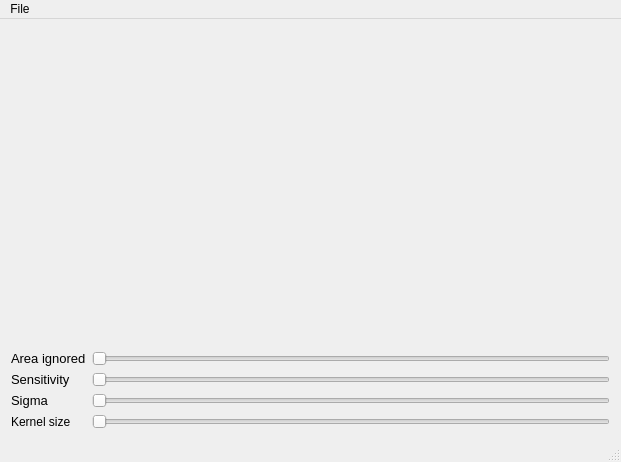
<?xml version="1.0" encoding="UTF-8"?>
<ui version="4.0">
 <class>MainWindow</class>
 <widget class="QMainWindow" name="MainWindow">
  <property name="geometry">
   <rect>
    <x>0</x>
    <y>0</y>
    <width>621</width>
    <height>462</height>
   </rect>
  </property>
  <property name="sizePolicy">
   <sizepolicy hsizetype="Preferred" vsizetype="Preferred">
    <horstretch>0</horstretch>
    <verstretch>0</verstretch>
   </sizepolicy>
  </property>
  <property name="windowTitle">
   <string>MainWindow</string>
  </property>
  <widget class="QWidget" name="centralWidget">
   <property name="sizePolicy">
    <sizepolicy hsizetype="Expanding" vsizetype="Expanding">
     <horstretch>0</horstretch>
     <verstretch>0</verstretch>
    </sizepolicy>
   </property>
   <property name="maximumSize">
    <size>
     <width>2000</width>
     <height>2000</height>
    </size>
   </property>
   <layout class="QGridLayout" name="gridLayout_2">
    <item row="0" column="0">
     <layout class="QVBoxLayout" name="verticalLayout" stretch="0,0">
      <property name="sizeConstraint">
       <enum>QLayout::SetMaximumSize</enum>
      </property>
      <item>
       <widget class="QLabel" name="image_label">
        <property name="sizePolicy">
         <sizepolicy hsizetype="Expanding" vsizetype="Expanding">
          <horstretch>0</horstretch>
          <verstretch>0</verstretch>
         </sizepolicy>
        </property>
        <property name="minimumSize">
         <size>
          <width>0</width>
          <height>200</height>
         </size>
        </property>
        <property name="text">
         <string/>
        </property>
        <property name="scaledContents">
         <bool>false</bool>
        </property>
       </widget>
      </item>
      <item>
       <layout class="QFormLayout" name="formLayout">
        <item row="2" column="0">
         <widget class="QLabel" name="area_ignored_label">
          <property name="font">
           <font>
            <pointsize>10</pointsize>
           </font>
          </property>
          <property name="text">
           <string>Area ignored</string>
          </property>
         </widget>
        </item>
        <item row="2" column="1">
         <widget class="QSlider" name="area_ignored">
          <property name="maximum">
           <number>500</number>
          </property>
          <property name="orientation">
           <enum>Qt::Horizontal</enum>
          </property>
         </widget>
        </item>
        <item row="3" column="0">
         <widget class="QLabel" name="sensitivity_label">
          <property name="font">
           <font>
            <pointsize>10</pointsize>
           </font>
          </property>
          <property name="text">
           <string>Sensitivity</string>
          </property>
         </widget>
        </item>
        <item row="3" column="1">
         <widget class="QSlider" name="sensitivity">
          <property name="maximum">
           <number>200</number>
          </property>
          <property name="orientation">
           <enum>Qt::Horizontal</enum>
          </property>
         </widget>
        </item>
        <item row="5" column="0">
         <widget class="QLabel" name="sigma_label">
          <property name="font">
           <font>
            <pointsize>10</pointsize>
           </font>
          </property>
          <property name="text">
           <string>Sigma</string>
          </property>
         </widget>
        </item>
        <item row="5" column="1">
         <widget class="QSlider" name="sigma">
          <property name="minimum">
           <number>1</number>
          </property>
          <property name="maximum">
           <number>200</number>
          </property>
          <property name="orientation">
           <enum>Qt::Horizontal</enum>
          </property>
         </widget>
        </item>
        <item row="6" column="0">
         <widget class="QLabel" name="kernel_size_label">
          <property name="text">
           <string>Kernel size</string>
          </property>
         </widget>
        </item>
        <item row="6" column="1">
         <widget class="QSlider" name="kernel_size">
          <property name="maximum">
           <number>10</number>
          </property>
          <property name="orientation">
           <enum>Qt::Horizontal</enum>
          </property>
         </widget>
        </item>
       </layout>
      </item>
     </layout>
    </item>
   </layout>
  </widget>
  <widget class="QMenuBar" name="menuBar">
   <property name="geometry">
    <rect>
     <x>0</x>
     <y>0</y>
     <width>621</width>
     <height>19</height>
    </rect>
   </property>
   <widget class="QMenu" name="menuFile">
    <property name="title">
     <string>File</string>
    </property>
    <addaction name="actionOpen"/>
    <addaction name="actionSave"/>
   </widget>
   <addaction name="menuFile"/>
  </widget>
  <widget class="QStatusBar" name="statusBar"/>
  <action name="actionOpen">
   <property name="text">
    <string>Open</string>
   </property>
  </action>
  <action name="actionSave">
   <property name="text">
    <string>Save</string>
   </property>
  </action>
 </widget>
 <layoutdefault spacing="6" margin="11"/>
 <resources/>
 <connections/>
</ui>
